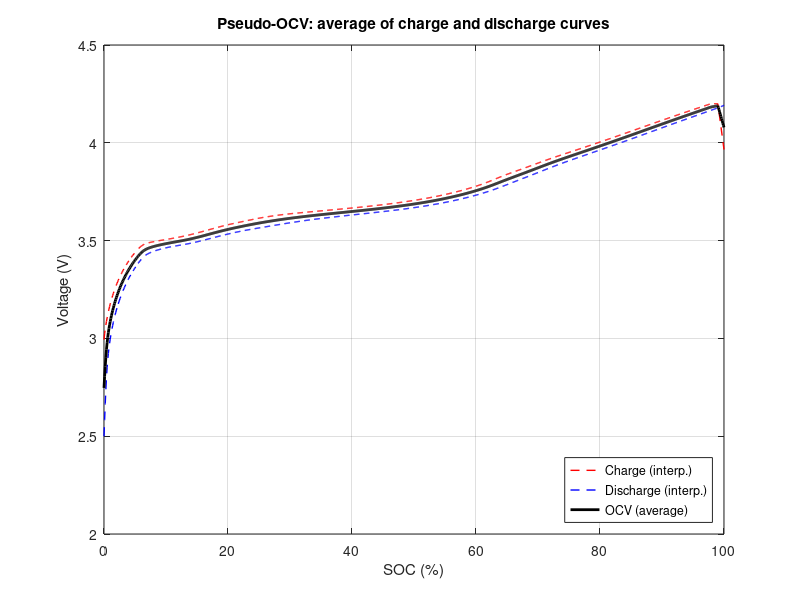
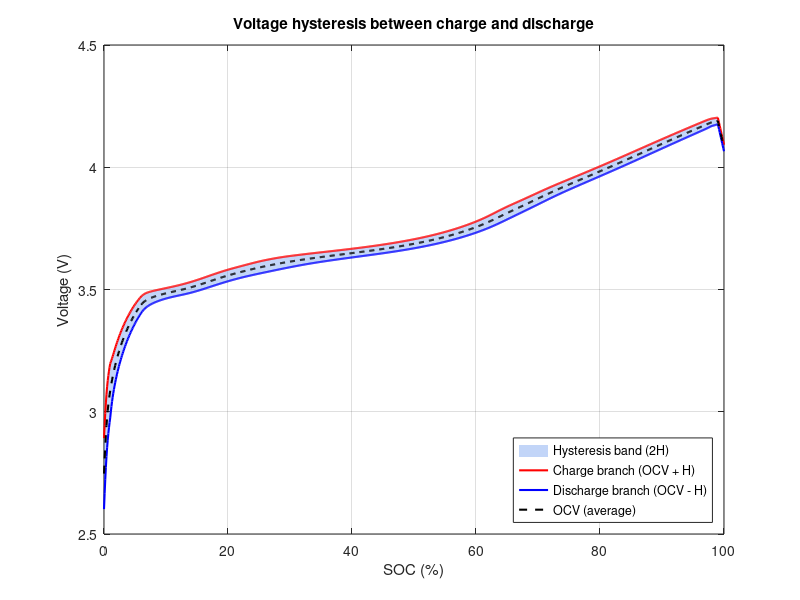

The MATLAB source for these figures, in order: (Note: this script raises an error after producing the figures.)
%  PSEUDO-OCV ANALYSIS
%  Dataset: % https://data.mendeley.com/datasets/ycx459r5c3/2
%  charge current >0 , discharge <0

chg_file = load('C20_CHARGE.mat');   
dis_file = load('C20_DISCHARGE.mat');

% Coloumn vector of Time, Voltage, Current
t_chg = chg_file.Data.Times(:);      
V_chg_unique = chg_file.Data.VoltageV(:);   
I_chg = chg_file.Data.CurrentA(:);   

t_dis = dis_file.Data.Times(:);
V_dis_unique = dis_file.Data.VoltageV(:);
I_dis = dis_file.Data.CurrentA(:);   

% Capacity
Q_charge = cumtrapz(t_chg, I_chg) / 3600;     
Q_discharge = cumtrapz(t_dis, I_dis) / 3600;     

Q_chg_total = Q_charge(end);               % total Ah during charge
Q_dis_total = abs(Q_discharge(end));       % total Ah during discharge


%  Capacity
%  The charge starts near 2.994 V but the discharge ends at 2.5 V,
%  so the discharge covers a slightly LARGER voltage window than the charge.
%  Dividing the two raw totals would give eta > 1 (not possible)
%  So we compare in same range between the top voltage (~4.19 V) and the
%  voltage where the charge start.

[V_dis_sorted, ia] = unique(V_dis_unique);              
Qdis_abs_sorted = abs(Q_discharge(ia));            
Q_dis_window = interp1(V_dis_sorted, Qdis_abs_sorted, V_chg_unique(1));  

eta = Q_dis_window / Q_chg_total;          % effective coulombic efficiency
Q = Q_dis_total;                           % cell capacity [Ah] (full discharge)

fprintf('Charge capacity    : %.4f Ah\n', Q_chg_total);
fprintf('Discharge (window) : %.4f Ah\n', Q_dis_window);
fprintf('Discharge capacity : %.4f Ah\n', Q_dis_total);
fprintf('Coulombic eff. eta : %.5f (%.3f %%)\n', eta, 100*eta);

% State Of Charge Estimation
% Starting SOC is assumed as 0 during Charging and 1 during Discharging

SOC_dis = 1 + (1 * Q_discharge)/ Q;           
SOC_chg = 0 + (eta * Q_charge)/ Q;         

%  We interpolate VOLTAGE as a function of SOC (not SOC as a function of
%  voltage), because SOC is always monotonic while voltage can be flat or
%  noisy (especially in the CV tail of the charge).

% We need to interpolate both the Charge and Discharge SOC relationship
% before averaging them out. interp1 requires the SOC to be strictly
% increasing and unique so in both of the sets will use unique() to remove
% the duplicate values and sort them in ascending order.

[SOC_chg_unique, idx_c] = unique(SOC_chg);     % idx_c is storing actual index of the sorted value from previous data.
V_chg_unique = V_chg_unique(idx_c);            % using this we get that actual voltage corresponding to the SOC

[SOC_dis_unique, idx_d] = unique(SOC_dis);
V_dis_unique = V_dis_unique(idx_d);

% INTERPOLATION + EXTRAPOLATION
% Will also extrapolate the SOC to 100% if they are ending before it but
% these values are less reliable as voltage is steep near the end.

SOC_grid = linspace(0, 1, 1001).';           % linspace gives row vector so .' transpose it to coloumn.
V_chg_i = interp1(SOC_chg_unique, V_chg_unique, SOC_grid, 'linear', 'extrap');
V_dis_i = interp1(SOC_dis_unique, V_dis_unique, SOC_grid, 'linear', 'extrap');

%  These relationships are with the terminal voltage as the datset is
%  pseudo and don't provide any rest case so will compute the OCV by
%  averaging  these.
%       OCV(SOC) = ( V_chg(SOC) + V_dis(SOC) ) / 2

OCV = (V_chg_i + V_dis_i) / 2;
half_drop_est = (V_chg_i - V_dis_i) / 2;       % half-gap = IR/RC drop + hysteresis


figure('Name','OCV-SOC','Color','w');
plot(SOC_grid*100, V_chg_i, 'r--', 'LineWidth', 1.0); hold on;
plot(SOC_grid*100, V_dis_i, 'b--', 'LineWidth', 1.0);
plot(SOC_grid*100, OCV,     'k',   'LineWidth', 2.0);
grid on;
xlabel('SOC (%)');
ylabel('Voltage (V)');
title('Pseudo-OCV: average of charge and discharge curves');
legend('Charge (interp.)','Discharge (interp.)','OCV (average)','Location','southeast');


% STATIC HYSTERESIS VOLTAGE APPROXIMATION
% Here we are computing only Static Hysteresis
% See half gap is not exactly hysteresis it is mixture of hysteresis and
% ohmic + polarisation drop.

%  H(SOC) = ( V_chg(SOC) - V_dis(SOC) ) / 2  -  I_rate * R_dc

%  How H is cleaned:
%    only the SOC range where BOTH curves really have data is used (no
%    extrapolated voltages, they are steep and unreliable near the ends);
%    outside that range H is held at its nearest valid value
%    light moving-average smoothing (the difference of two curves is noisy)
%    H is never allowed to be negative

% Currently we use R_dc=0 and so will assume whole half gap is the
% hysteresis drop and obtain the relationship later on in ecm_model.m when
% we have the Other parameters will subtaract the drop accoridngly and use
% the correct value for further prediction...
R_dc      = 0;        
I_rate    = Q/20;     % (not useful)
smooth_n  = 21;       

soc_lo = max(min(SOC_chg_unique), min(SOC_dis_unique));      % overlap of the two curves
soc_hi = min(max(SOC_chg_unique), max(SOC_dis_unique));
in_ov  = SOC_grid >= soc_lo & SOC_grid <= soc_hi;

Vc_overlap  = interp1(SOC_chg_unique, V_chg_unique, SOC_grid(in_ov), 'linear');   % no extrap
Vd_overlap  = interp1(SOC_dis_unique, V_dis_unique, SOC_grid(in_ov), 'linear');

H_overlap = (Vc_overlap - Vd_overlap) / 2 - I_rate * R_dc;        % half-gap minus IR/RC drop
H_overlap = movmean(H_overlap, smooth_n, 'Endpoints', 'shrink');
H_overlap = max(H_overlap, 0);

% Interpolate and extrapolate the Hysteresis voltage
H = interp1(SOC_grid(in_ov), H_overlap, SOC_grid, 'nearest', 'extrap');

V_chg_h = OCV + H;
V_dis_h = OCV - H;

fprintf('Hysteresis H: mean %.1f mV, max %.1f mV (at SOC = %.1f %%)\n', 1e3*mean(H), 1e3*max(H), 100*SOC_grid(find(H==max(H),1)));

%  HYSTERESIS PLOT
figure('Name','Hysteresis','Color','w');
x = SOC_grid*100;
fill([x; flipud(x)], [V_chg_h; flipud(V_dis_h)], [0.2 0.45 0.9],'FaceAlpha', 0.30, 'EdgeColor', 'none');
hold on;
plot(x, V_chg_h, 'r', 'LineWidth', 1.5);
plot(x, V_dis_h, 'b', 'LineWidth', 1.5);
plot(x, OCV, 'k--','LineWidth', 1.5);
grid on;
xlabel('SOC (%)'); ylabel('Voltage (V)');
title('Voltage hysteresis between charge and discharge');
legend('Hysteresis band (2H)','Charge branch (OCV + H)','Discharge branch (OCV - H)','OCV (average)','Location','southeast');

% SOC-HYSTERESIS LOOKUP TABLE
Hyst_table = table(SOC_grid, H, 'VariableNames', {'SOC','H_Voltage'});   

% SOC-OCV LOOKUP TABLE
OCV_table = table(SOC_grid, OCV, 'VariableNames', {'SOC','OCV_Voltage'});

% SAVE THEM AS OCV_SOC_TABLE FILE
save(fullfile(fileparts(which('setup_paths')),'lookup','OCV_SOC_table.mat'),'OCV_table', 'Hyst_table', 'eta', 'Q');



%fprintf('\n       OCV-SOC LOOKUP TABLE\n');
%disp(OCV_table);
%fprintf('\n       HYSTERESIS LOOKUP TABLE\n');
%disp(Hyst_table);
